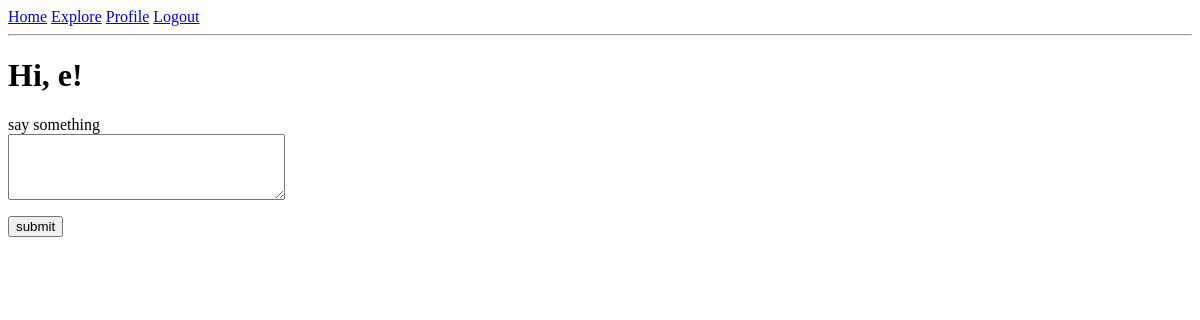
Before: /index (signed in) with the older database file.
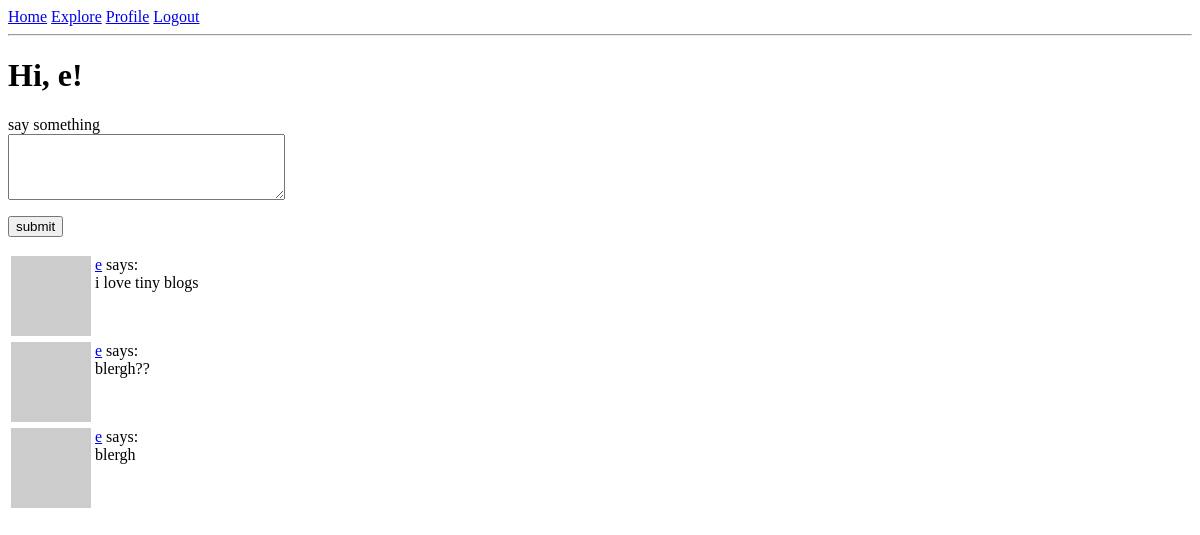
After: the same page with the newer database file.
### app/models.py (models this page shows, shortened)
class User(UserMixin, db.Model):
    id = db.Column(db.Integer, primary_key=True)
    username = db.Column(db.String(64), index=True, unique=True)
    email = db.Column(db.String(120), index=True, unique=True)
    password_hash = db.Column(db.String(128))
    about_me = db.Column(db.String(140))
    last_seen = db.Column(db.DateTime, default = datetime.utcnow)
    posts = db.relationship('Post', backref='author', lazy='dynamic')
    followed = db.relationship(
        'User', secondary=followers,
        primaryjoin=(followers.c.follower_id == id),
        secondaryjoin=(followers.c.followed_id == id),
        backref=db.backref('followers', lazy='dynamic'), lazy='dynamic'
    )
    def avatar(self, size):
        digest = md5(self.email.lower().encode('utf-8')).hexdigest()
        return 'https://www.gravatar.com/avatar/{}?d=retro&s={}'.format(digest, size)
    def followed_posts(self):
        followed = Post.query.join( #1- followers association table, 2- join condition
            followers, (followers.c.followed_id == Post.user_id)).filter(
                followers.c.follower_id == self.id)
        own = Post.query.filter_by(user_id = self.id) #assign user_id (me) to self.id - try filter_by(self.id) - does this work?
        return followed.union(own).order_by(Post.timestamp.desc())

class Post(db.Model):
    id = db.Column(db.Integer, primary_key=True)
    body = db.Column(db.String(140))
    timestamp = db.Column(db.DateTime, index=True, default=datetime.utcnow)
    user_id = db.Column(db.Integer, db.ForeignKey('user.id'))

### app/routes.py (the view)
@app.route('/', methods=['GET', 'POST'])
@app.route('/index', methods=['GET', 'POST'])
@login_required
def index():
    form = PostForm()
    if form.validate_on_submit():
        post = Post(body=form.post.data, author=current_user)
        db.session.add(post)
        db.session.commit()
        flash('your post is now live')
        return redirect(url_for('index'))
    posts = current_user.followed_posts().all() #same level as 'return' so we can reference it in index
    return render_template('index.html', title='Home', posts=posts, form=form)

### app/forms.py
class PostForm(FlaskForm):
    post = TextAreaField('say something', validators=[
        DataRequired(), Length(min=1, max=140)])
    submit = SubmitField('submit')

### app/models.py (called while the page is built)
@login.user_loader
def load_user(id):
    return User.query.get(int(id))

### app/routes.py (called while the page is built)
@app.before_request
def before_request():
    if current_user.is_authenticated:
        current_user.last_seen = datetime.utcnow()
        db.session.commit()

### app/templates/index.html (shortened to what this page needs)
{% extends "base.html" %}
{% block content %}
    <h1>Hi, {{ current_user.username }}!</h1>
    {% if form %}
        <form action="" method="post">
            <p>
                {{ form.post.label }}<br />
                {{ form.post(cols=32, rows=4)}}<br />
            </p>
            <p>{{ form.submit() }}</p>
        </form>
    {% endif %}
    {% for post in posts %}
       {% include '_post.html' %}
    {% endfor %}
{% endblock %}

### app/templates/base.html (shortened to what this page needs)
<html>
    <head>
    </head>
    <body>
        <a href="{{ url_for('index') }}">Home</a>
        <a href="{{ url_for('explore') }}">Explore</a>
        {% if current_user.is_anonymous %}
        <a href="{{ url_for('login') }}">Login</a>
        {% else %}
        <a href="{{ url_for('user', username=current_user.username) }}">Profile</a>
        <a href="{{ url_for('logout') }}">Logout</a>
        {% endif %}
        <hr>
        {% block content %}{% endblock %}
    </body>
</html>

### app/templates/_post.html
<table>
    <tr valign="top">
        <td>
            <a href="{{ url_for('user', username=post.author.username) }}">
                <img src="{{ post.author.avatar(36) }}">
            </a>
        </td>
        <td>
            <a href="{{ url_for('user', username=post.author.username) }}">{{ post.author.username }}</a>
            says:<br />{{ post.body }}
        </td>
    </tr>
</table>

Changed rows visible on the page:
added Post: author.username "e", body "i love tiny blogs"
added Post: author.username "e", body "blergh??"
added Post: author.username "e", body "blergh"
